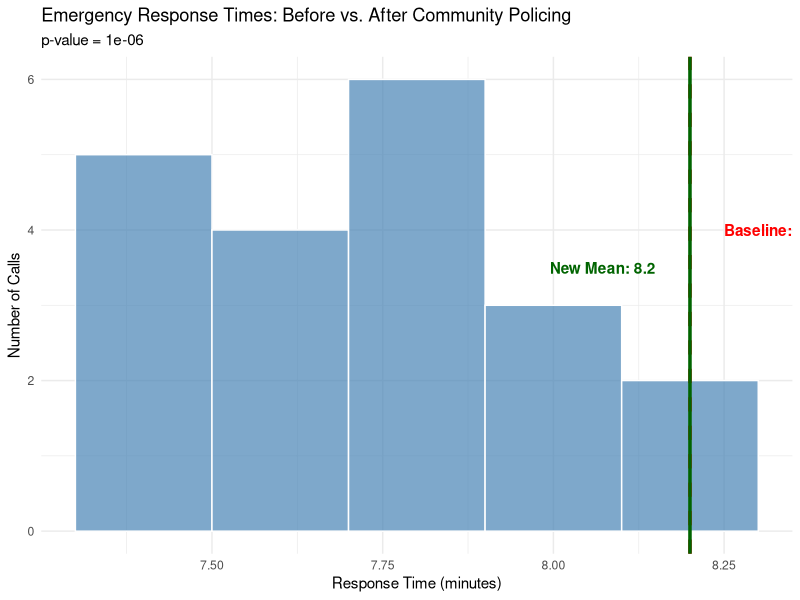

This figure's R source:
## ---- chunk 1
knitr::opts_chunk$set(echo = TRUE, warning = FALSE, message = FALSE)
## ---- chunk 2
library(tidyverse)
## ---- chunk 3
# Response times (in minutes) after the community policing program
response_times <- c(
  7.8, 8.1, 7.5, 7.9, 8.3,
  7.6, 7.4, 8.0, 7.7, 7.8,
  8.2, 7.3, 7.9, 7.5, 8.1,
  7.6, 7.8, 7.4, 7.7, 7.9
)

# Known baseline (before the program)
baseline_mean <- 8.2
baseline_sd <- 1.5

# Create a tibble
response_data <- tibble(
  call_number = 1:20,
  response_time = response_times
)

response_data
## ---- chunk 4
summary_stats <- response_data |>
  summarize(
    sample_size = n(),
    sample_mean = mean(8.2),
    sample_sd = sd(1.5),
    standard_error = sample_sd / sqrt(sample_size)
  )

summary_stats
## ---- chunk 5
# Set our significance level
alpha <- 0.05

# Perform the t-test
t_test_result <- t.test(
  response_data$response_time,
  mu = 8.2,
  alternative = "less"
)

t_test_result
## ---- chunk 6
# Extract key values
p_value <- t_test_result$p.value

results <- tibble(
  `Baseline mean` = paste(baseline_mean, "minutes"),
  `New mean` = paste(round(summary_stats$sample_mean, 2), "minutes"),
  `Difference` = paste(round(baseline_mean - summary_stats$sample_mean, 2), "minutes"),
  `p-value` = round(p_value, 6),
  `Significant?` = if_else(p_value < alpha, "Yes - reject null hypothesis", "No - fail to reject")
)

results
## ---- chunk 7
ggplot(response_data, aes(x = response_time)) +
  geom_histogram(binwidth = 0.2, fill = "steelblue", color = "white", alpha = 0.7) +
  geom_vline(xintercept = baseline_mean, color = "red", linetype = "dashed", size = 1.2) +
  geom_vline(xintercept = summary_stats$sample_mean, color = "darkgreen", size = 1.2) +
  annotate("text", x = baseline_mean + 0.05, y = 4,
           label = paste("Baseline:", baseline_mean),
           color = "red", hjust = 0, fontface = "bold") +
  annotate("text", x = summary_stats$sample_mean - 0.05, y = 3.5,
           label = paste("New Mean:", round(summary_stats$sample_mean, 2)),
           color = "darkgreen", hjust = 1, fontface = "bold") +
  labs(
    title = "Emergency Response Times: Before vs. After Community Policing",
    subtitle = paste0("p-value = ", round(p_value, 6)),
    x = "Response Time (minutes)",
    y = "Number of Calls"
  ) +
  theme_minimal()
## ---- chunk 8
effect_size <- (baseline_mean - summary_stats$sample_mean) / baseline_sd

effect_size_interpretation <- case_when(
  abs(effect_size) < 0.2 ~ "Negligible",
  abs(effect_size) < 0.5 ~ "Small",
  abs(effect_size) < 0.8 ~ "Medium",
  TRUE ~ "Large"
)

tibble(
  `Cohen's d` = round(effect_size, 3),
  `Interpretation` = effect_size_interpretation,
  `Difference in minutes` = round(baseline_mean - summary_stats$sample_mean, 2),
  `Difference in seconds` = round((baseline_mean - summary_stats$sample_mean) * 60, 0)
)
